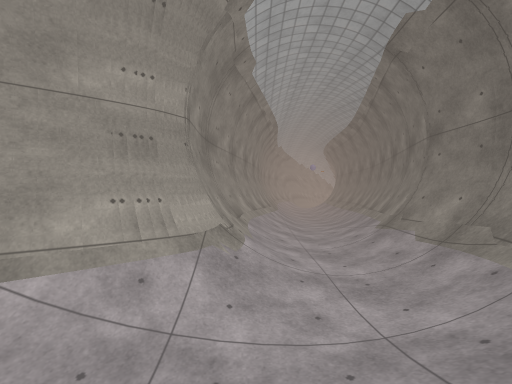
[1] (above)

15 first-person views from a walk through a 3-D level made in the Unity game engine. The camera is 1.2 m above the floor, looks level and sees 90° across. The floor is counted in squares, 2 m on a side. Each view is taken from the middle of a square. On the plan, view 1 faces up. The plan holds only what a view shows up to about 9 squares ahead; the rest is blank. The place goes on beyond the plan. The player character is not drawn. Surface patterns are stand-ins for the level's own textures.

[2]
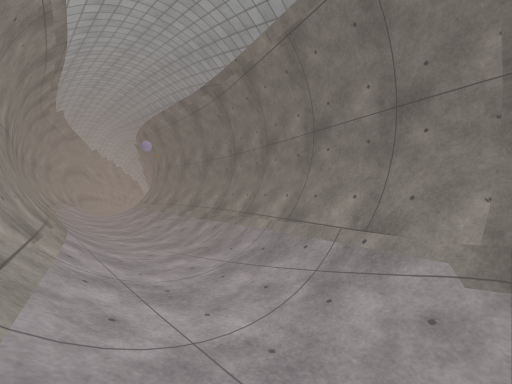

[3]
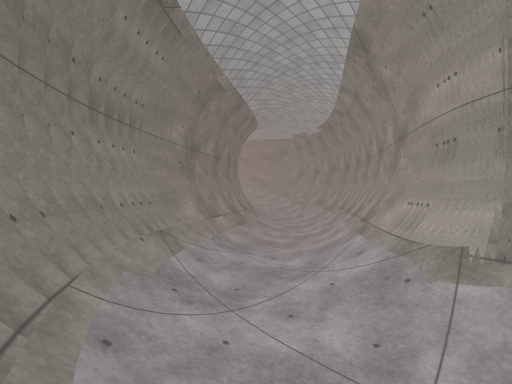

[4]
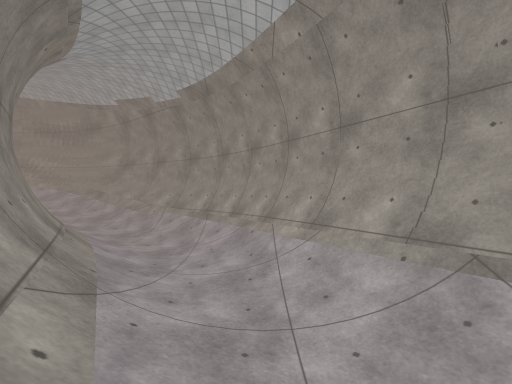

[5]
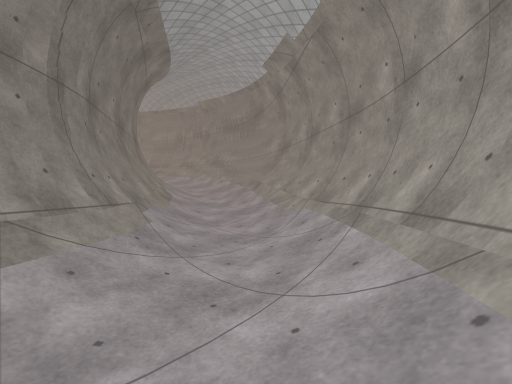

[6]
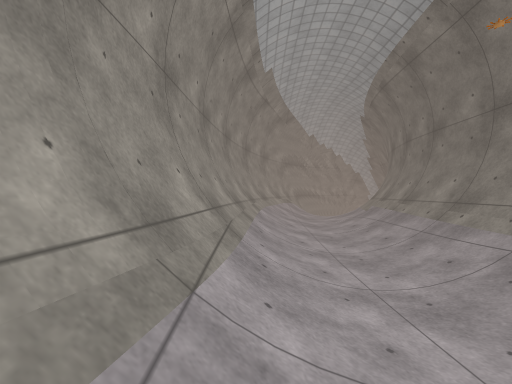

[7]
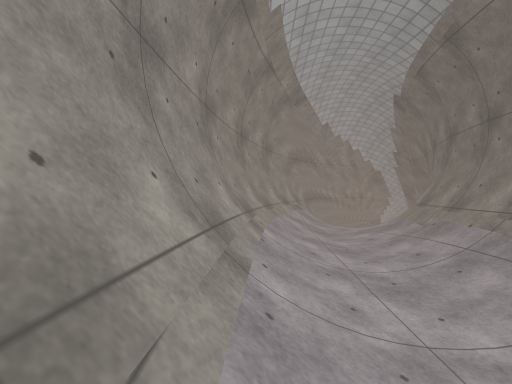

[8]
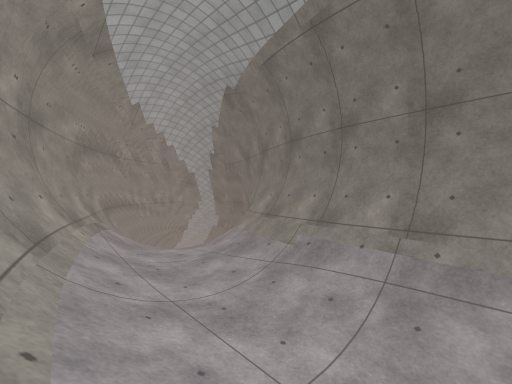

[9]
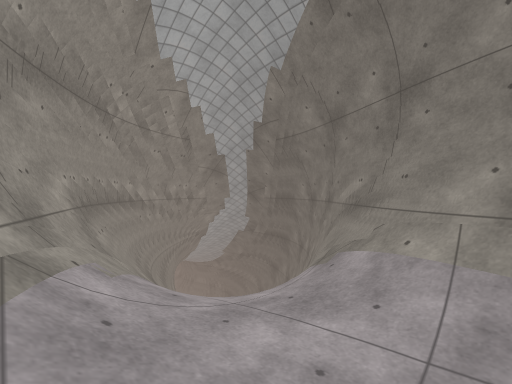

[10]
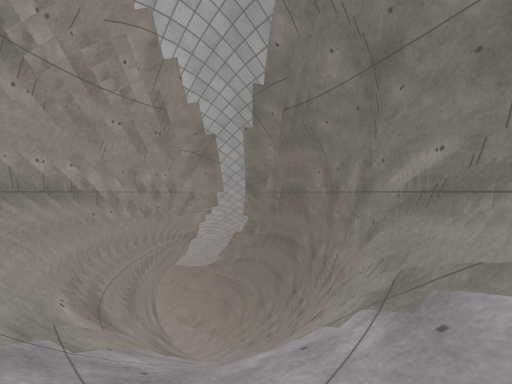

[11]
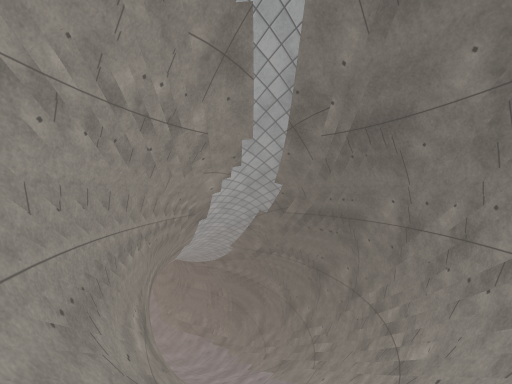

[12]
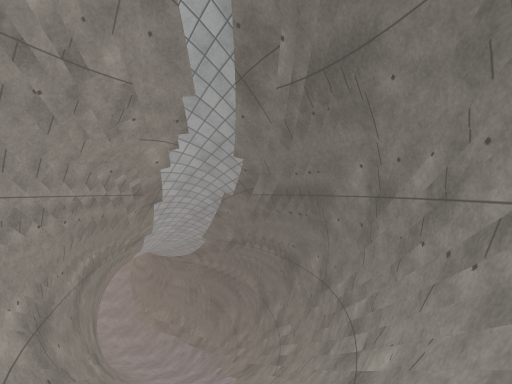

[13]
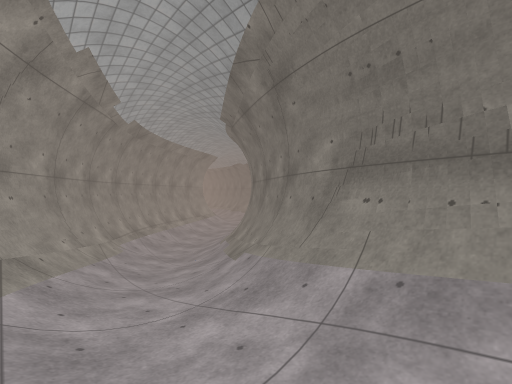

[14]
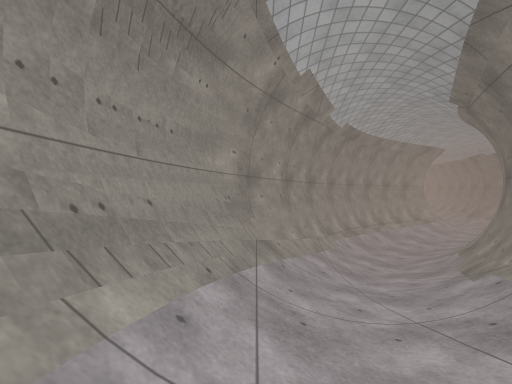

[15]
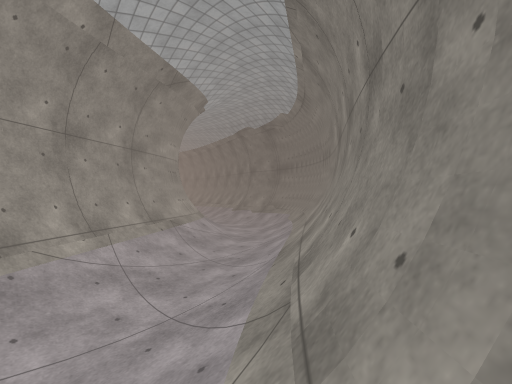

### Floor plan
Key: @ floor where view 1 was taken; # wall or solid block; . main floor; : floor 0.25 m higher than the main floor; - floor 0.25 m lower than the main floor; + floor 0.5 m higher than the main floor; * floor 1 m higher than the main floor; / step, stairs or slope.
Columns run from 9 left of view 1 to 10 right of it. Each row starts with its distance up from view 1.
 24                ##//#
 23                #//##
 22                # /#
 21               ##//#
 20             ### /##
 19             ##//##
 18            ##//##
 17           ##//##
 16           #/./#
 15           #/./#
 14           #//##
 13          ##./#
 12          #/-/#
 11          #/-/#
 10          #/-/#
  9          #/-/#
  8          #/./#
  7          #/.##
  6         ##:/#
  5         #/:/#
  4         #/:/#
  3         #/:/#
  2       ###/:##
  1      ##/::/#
  0    ###/./@##
 -1   ##/../###
 -2   #/.//##
 -3  ##/:/##
 -4  #/+/##
 -5 ##*/##
 -6 #/*/#
 -7 #//##
 -8 #//#

Where each view was taken, in squares from view 1:
view 1: 0 up, 0 right, facing up
view 2: 4 up, 0 right, facing up-right
view 3: 3 up, 2 right, facing down-left
view 4: 0 up, 0 right, facing left
view 5: 0 up, 3 left, facing down-left
view 6: 8 up, 1 right, facing up
view 7: 10 up, 1 right, facing up
view 8: 12 up, 1 right, facing up-right
view 9: 15 up, 2 right, facing up-right
view 10: 16 up, 3 right, facing up-right
view 11: 18 up, 4 right, facing up-right
view 12: 18 up, 5 right, facing up-right
view 13: 8 down, 8 left, facing up-right
view 14: 8 down, 8 left, facing up
view 15: 3 down, 4 left, facing up-right
